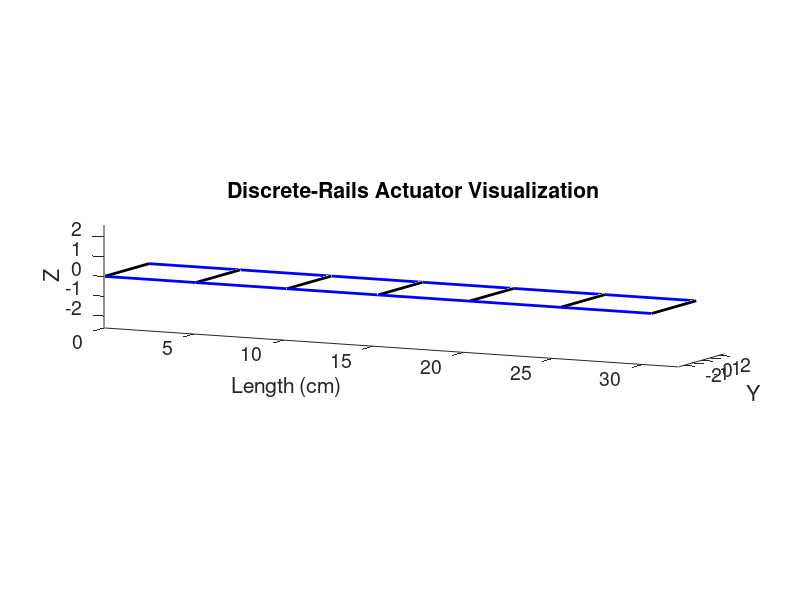
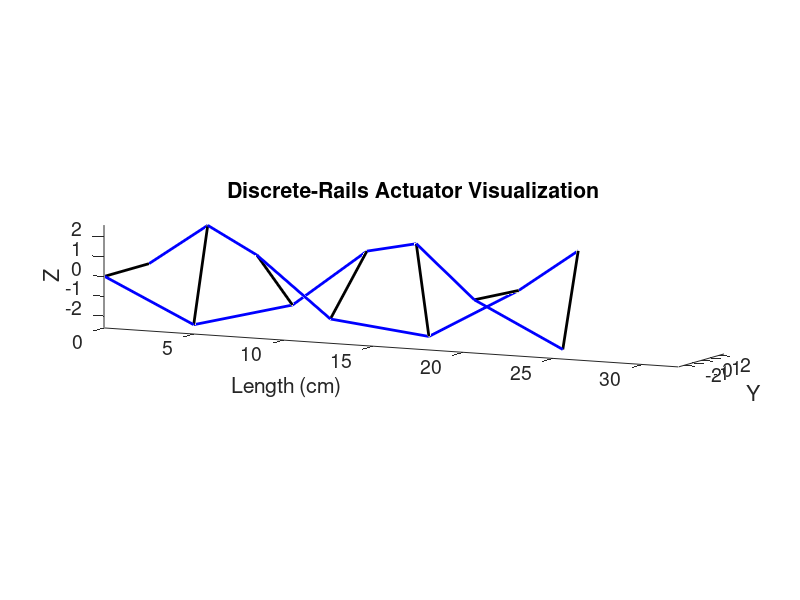
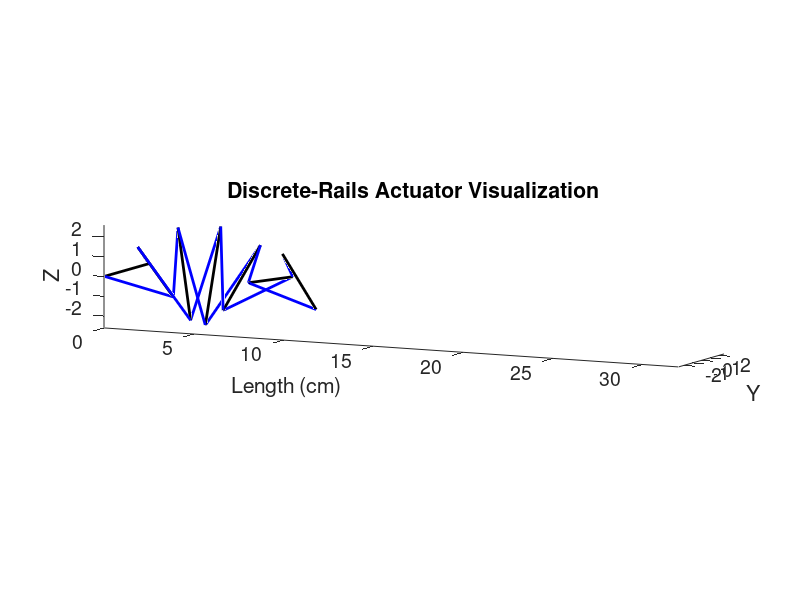

The MATLAB script that drew these images, in order:
% straightline_visualization.m
% Straight-line-edge actuator visualization
% Copyright 2015-2020 Kyle Zampaglione, Andrew P. Sabelhaus
% Calculates change in z height for twisting of a rope-ladder style helix
% connected with rigid (straight-line) edges.
% This simulation calculates the geometry of the structure for multiple
% successive angles of twist.
% NOTE: Calculations break down as period of rotation repeats with low
% number of rungs

clc; clear all; close all;

% Add the paths to the modeling equations
addpath( '../analytical_models' );

%% CONSTANTS FOR THE SIMULATION
% Design I for the discrete rails. All in cm.
% The rungs have a set width. This is also the width between the two
% edges of the helix.
w = 2 * 2.54;
% The initial length of the helix (also the length of a rail)
L0 = 30.48;
% Number of rungs
N = 7;
% absolute distance between rungs. This value can also be interpreted as 
% the length of the edge of the structure between two successive rungs.
% ell_i = 1;  
ell_i = L0 / (N-1);

% Path to store the images that are generated
save_path_base = '../img/journal2020/D_rails_vis';

% Range of input angles to evaluate.
% Let's do it in terms of 'one rotation equals pi degrees.'
% Maximum rotation angle: 18.85 for design I.
max_rot = 15;
% choosing the number of rotations to be an interval of N+1 of the maximum
% rotations makes the visualization easier: even numbers.
num_rot = 3;
% The range of input rotations to visualize, in radians, is
rotations = linspace(0, max_rot, num_rot);

% Store the length of the actuator for each rotation.
L = zeros(size(rotations));

% For plotting, some parameters on color and thickness.
rungcolor = 'k';
rungthickness = 2;
railcolor = 'b';
railthickness = 2;


%% VALUES STORED THROUGHOUT MULTIPLE ITERATIONS 
% z_totaled = [];
L_history = [];
angle_out = [];
% an index into the above vectors
count = 1;



%% SIMULATION
% j is the number of rotations to simulate. 
% For example, j=1 is 180 degrees, j=3 is 540 degrees, etc.

% Here, just iterate over the number of rotations
%for j = 1:9
for j=1:size(rotations,2)
    %SETUP ============================================
    FigureHandle = figure;
    hold on
    set(gca,'FontSize',14);
    % Set the size of the figure window
    % Vertical:
    set(FigureHandle,'Position',[100,100,550,220]);
    % Set the size of the figure window for printing (saving the fig)
%     set(FigureHandle,'PaperPosition',[2,2,3,4]);
    % Label the axes
%     xlabel('  X');
%     ylabel('Y   ');
    %zlabel('Z');
    
    % For the horizontal actuator, the x-axis is length.
    % and y-z are the radial and polar coordinates
    xlabel('Length (cm)');
    ylabel('Y');
    zlabel('Z');
    
    title('Discrete-Rails Actuator Visualization');
    
    % Vertical:
%     zlim([0,11]);

    % Horizontal:
    xlim([0, 32]);
    zlim([-2.6, 2.6]);
    ylim([-2.6, 2.6]);
    %==================================================
    
    % The angle between each rung is
    theta_i = rotations(j) / (N-1);
    
    % Here, z refers to the z-axis location of the center of the rung.
    % x and y refer to the location of one outer point of a rung
    % in that plane.
    % The rung center is at (0, 0, z).
    % One edge of the rung is then at (x, y, z) and the other is 
    % at (-x, -y, z).

%     % First rung is at height 0 and lies along the x-axis
%     x = 0; %initial x
%     y = w/2; %initial y
%     z_prev = 0; %initial z
%     % 0-th rung
%     plot3([-x,x],[-y,y], [0,0], rungcolor, 'LineWidth', rungthickness);
    
    % For the horizontal simulation, we'll do x as the length direction,
    % and y-z as the other two.
    z = 0; %initial z, one of the polar coordinates
    y = w/2; %initial y, one of the radial coordinates
    x_prev = 0; %initial x, length
    % 0-th rung
    plot3([x_prev,x_prev],[-y,y], [-z,z], rungcolor, 'LineWidth', rungthickness);
    

    % Iterate over each rung and plot it
    for i = 1:(N-1)
%         x_new = sin(theta_i * i) * w/2;
%         y_new = cos(theta_i * i) * w/2;
        z_new = sin(theta_i * i) * w/2;
        y_new = cos(theta_i * i) * w/2;
%         z = sqrt(ell_i^2 - (x_new-x)^2 - (y_new-y)^2) + z_prev;
        x = sqrt(ell_i^2 - (z_new-z)^2 - (y_new-y)^2) + x_prev;
        
        % plot the rung
%         plot3([-x_new,x_new], [-y_new,y_new], [z,z], rungcolor, 'LineWidth', rungthickness);
        plot3([x,x], [-y_new,y_new], [-z_new,z_new], rungcolor, 'LineWidth', rungthickness);
        % plot the two rails
%         plot3([x,x_new], [y,y_new],[z_prev,z],railcolor, 'LineWidth', railthickness); %connect rungs 
        plot3([x_prev,x], [y,y_new],[z,z_new],railcolor, 'LineWidth', railthickness);
%         plot3([-x,-x_new], [-y,-y_new],[z_prev,z], railcolor, 'LineWidth', railthickness); %connect rungs 
        plot3([x_prev,x], [-y,-y_new],[-z,-z_new], railcolor, 'LineWidth', railthickness);
        
        % update for next iteration (next rung)
%         x = x_new;
%         y = y_new;
%         z_prev = z;
        z = z_new;
        y = y_new;
        x_prev = x;
    end

    hold off 
    axis equal
    %titletext = sprintf('Twist Angle = %d; Z-Height = %f',twistangle,z);
    %title(titletext)

    %legendtext = sprintf('Rung Width = %d ; Rung Spacing = %d',rungwidth, rungspacing );
    %legend(legendtext, 'Location','southoutside','Orientation','horizontal')
    
    % For the vertical"
%     view(45,12) 
    
    % For the horizontal:
%     view(18,18)
%     view(0,0);
%     view(17,37)
%     view(26,16)
    view(26,8);
    %print final z value to screen
    z_total = z;
    z_totaled(count) = z_total; 
    count = count+1;
    
    % Trying to force vector graphics
    set(gcf,'renderer','Painters')
    
    % Save this figure
    save_fullpath_fig = strcat(save_path_base, int2str(theta_i), '.fig');
    save_fullpath_eps = strcat(save_path_base, int2str(theta_i), '.eps');
    save_fullpath = strcat(save_path_base, int2str(theta_i));
%     saveas(gcf, save_fullpath, 'svg');
    %savefig(save_fullpath_fig);
    %print(save_fullpath_eps,'-depsc')
end
